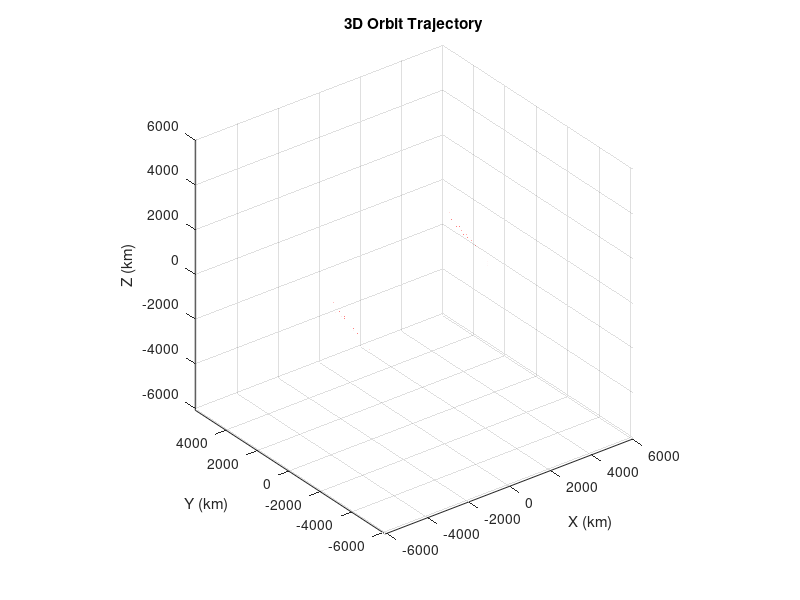

MATLAB code for this plot: (Note: this script raises an error after producing the figure.)
%%%%%%%%%%%%%%%%%%%%%%%%%%%
%%% 우주역학특론 HW-7_1  %%%
%%% 24114529_임형구     %%%
%%%%%%%%%%%%%%%%%%%%%%%%%%%
clear all; 
close all;
clc;

% 물리 상수
global mu
mu = 398600;  % km^3/s^2 (지구 중력 상수)
J2 = 0.00108263;
R = 6378;                 % Earth Radius

% 궤도 요소
a = 7001;                  % 반장축 [km]
ecc = 0.01;                  % 이심률
P = a*(1-ecc^2);
inc = 45 * pi / 180;  % 궤도 경사 [rad]
n = sqrt(mu/a^3);         % mean motion
tspan = 2*pi*sqrt(a^3/mu);

   

function E = Mean2Eccen(M, e)
    E_n1 = M;
    f = (M-E_n1+e*sin(E_n1));
    fdot= (e*cos(E_n1)-1);
    E_n2 = E_n1-(f/fdot);
    % E_up = M+e*sin(0.1);
    % E_down = E_up + 0.1;
    while (abs(E_n1 - E_n2) > 0.001)
        E_n1 = E_n2;
        f = (M-E_n1+e*sin(E_n1));
        fdot= (e*cos(E_n1)-1);
        E_n2 = E_n1-(f/fdot);
    end 
    E = E_n2;
end

%Rotation matrix Definition
function Rotation = R_pqw_to_eci(Omega,theta,inc)
    R = [cos(Omega)*cos(theta)-sin(Omega)*sin(theta)*cos(inc);...
         sin(Omega)*cos(theta)+cos(Omega)*sin(theta)*cos(inc);...
         sin(theta)*sin(inc)];
    Rotation = R;
end

function Rotation = V_pqw_to_eci(Omega,theta,w,inc,ecc)
    R = [cos(Omega)*(sin(theta)+ecc*sin(w))+sin(Omega)*(cos(theta)+ecc*cos(w))*cos(inc);...
         sin(Omega)*(sin(theta)+ecc*sin(w))-cos(Omega)*(cos(theta)+ecc*cos(w))*cos(inc);...
         -(cos(theta)+ecc*cos(w))*sin(inc)];
    Rotation = R;
end
% ODE 시스템 정의 (운동 방정식)
function dxdt = orbitEquations(~, x)
    global mu
    r = sqrt(x(1)^2 + x(2)^2 + x(3)^2);  % 거리 계산
    dxdt = zeros(6,1);  % 미분 방정식 배열

    % 위치 변화율 (속도)
    dxdt(1) = x(4);
    dxdt(2) = x(5);
    dxdt(3) = x(6);

    % 속도 변화율 (가속도)
    dxdt(4) = -mu * x(1) / r^3;
    dxdt(5) = -mu * x(2) / r^3;
    dxdt(6) = -mu * x(3) / r^3;
end

figure();
for k=1:1:10
    Omega(k) = 45 * pi / 180 + (-1.5*J2*n*(R/P)^2*cos(inc))*(k-1);      % 상승노드 경도 [rad]
    w(k) = 45 * pi / 180 + (3/4*J2*n*(R/P)^2*(5*cos(inc)^2-1))*(k-1);          % 근점 인수 [rad]
    M0(k) = 45 * pi / 180 + (3/4*J2*n*(R/P)^2*(sqrt(1-ecc^2)*(3*cos(inc)^2-1)))*(k-1);         % 평균 근점이각 [rad]
    h = sqrt(mu*a*(1-ecc^2));   % 각운동량

    %% Get Mean anomaly -> True anomaly %
    M = M0(k);
    E = Mean2Eccen(M,ecc);
    nu = atan2((sqrt(1-ecc^2)*sin(E)/1-ecc*cos(E)),(cos(E)-ecc)/(1-ecc*cos(E)));
    
    %% Get Distance Satellite from Elliptical Focus %%
    p = a*(1-ecc^2);
    r_0 = p / (1 + ecc*cos(nu));
    
    % Coordinate Transformation
    r_ECI = r_0.*R_pqw_to_eci(Omega(k),w(k)+nu,inc);
    v_ECI = (-mu/h).*V_pqw_to_eci(Omega(k),w(k)+nu,w(k),inc,ecc);
    % Get Initial Contidition [x0, y0, z0, vx0, vy0, vz0]
    x0 = [r_ECI; v_ECI];
    
    %% Numerical Integration (ODE45)
    [t, sol] = ode45(@orbitEquations, [1:0.01:tspan*5], x0);
    
    % 결과 시각화 (3D 궤도 플롯)
    
    plot3(sol(:,1), sol(:,2), sol(:,3), 'r-', "LineWidth",0.7);
    xlabel('X (km)');
    ylabel('Y (km)');
    zlabel('Z (km)');
    title('3D Orbit Trajectory');
    grid on;
    axis equal;
    
    hold on;
    grid on;
    
    load('topo.mat','topo','topomap1');
    Re=6378;
    
    phi=linspace(0,pi,30);
    theta=linspace(0,2*pi,40);
    [phi,theta]=meshgrid(phi,theta);
    xsphere=Re*sin(phi).*cos(theta);
    ysphere=Re*sin(phi).*sin(theta);
    zsphere=Re*cos(phi);
    mhndl1=mesh(xsphere,ysphere,zsphere);
    h =surface(xsphere,ysphere,zsphere,'FaceColor','texture','CData',topo);
    axis equal
    
    
    % %% RMSE Calculation %%
    % rx_RMSE = rmse(sol(:,1),r_ECI(1,:));
    % ry_RMSE = rmse(sol(:,2),r_ECI(2,:));
    % rz_RMSE = rmse(sol(:,3),r_ECI(3,:));
    % 
    % Total_RMSE = mean([rx_RMSE,ry_RMSE,rz_RMSE])
end